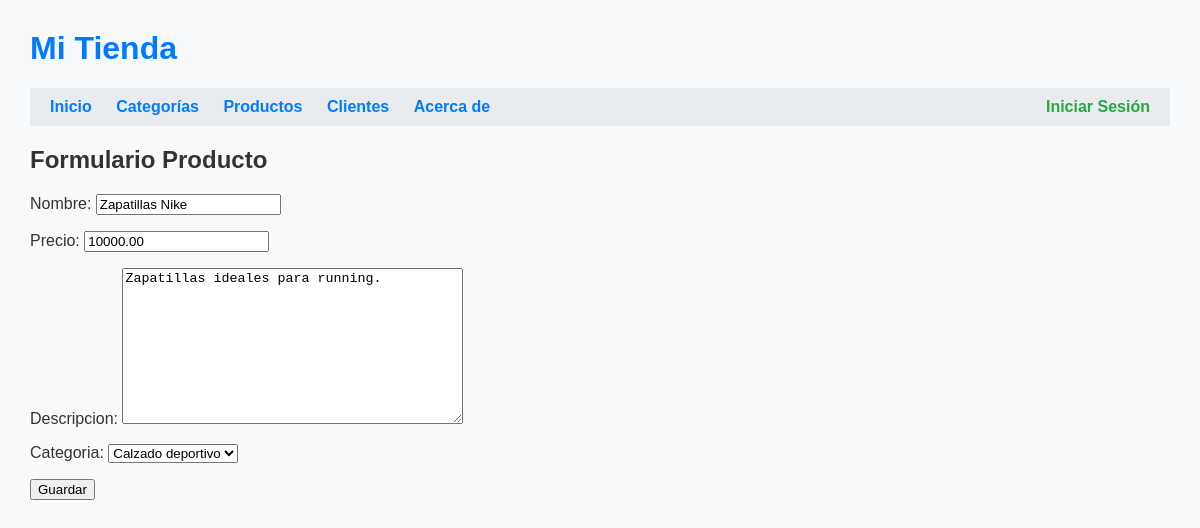
The app's page /productos/editar/1/ with its own data.
### tienda/models.py (models this page shows, shortened)
class Producto(models.Model):
    nombre = models.CharField(max_length=100)
    precio = models.DecimalField(max_digits=10, decimal_places=2)
    descripcion = models.TextField()
    categoria = models.ForeignKey(Categoria, on_delete=models.CASCADE)

class Categoria(models.Model):
    nombre = models.CharField(max_length=100)
    def __str__(self):
        return self.nombre

### tienda/views.py (the view)
# urls.py: path('productos/editar/<int:producto_id>/', views.editar_producto, name='editar_producto'),
def editar_producto(request, producto_id):
    producto = get_object_or_404(Producto, id=producto_id)
    if request.method == 'POST':
        form = ProductoForm(request.POST, instance=producto)
        if form.is_valid():
            form.save()
            return redirect('lista_productos')
    else:
        form = ProductoForm(instance=producto)
    return render(request, 'tienda/formulario_producto.html', {'form': form})

### tienda/forms.py
class ProductoForm(forms.ModelForm):
    class Meta:
        model = Producto
        fields = ['nombre', 'precio', 'descripcion', 'categoria']

### tienda/templates/tienda/formulario_producto.html (shortened to what this page needs)
{% extends 'tienda/base.html' %}
{% block content %}
    <h2>Formulario Producto</h2>
    <form method="post">
        {{ form.as_p }}
        <button type="submit">Guardar</button>
    </form>
{% endblock %}

### tienda/templates/tienda/base.html (style rules this page uses)
body { font-family: Arial, sans-serif; margin: 30px; background-color: #f8f9fa; color: #333; }

### records on screen
Producto: nombre "Zapatillas Nike", precio "10000.00", descripcion "Zapatillas ideales para running.", categoria "Calzado deportivo"
